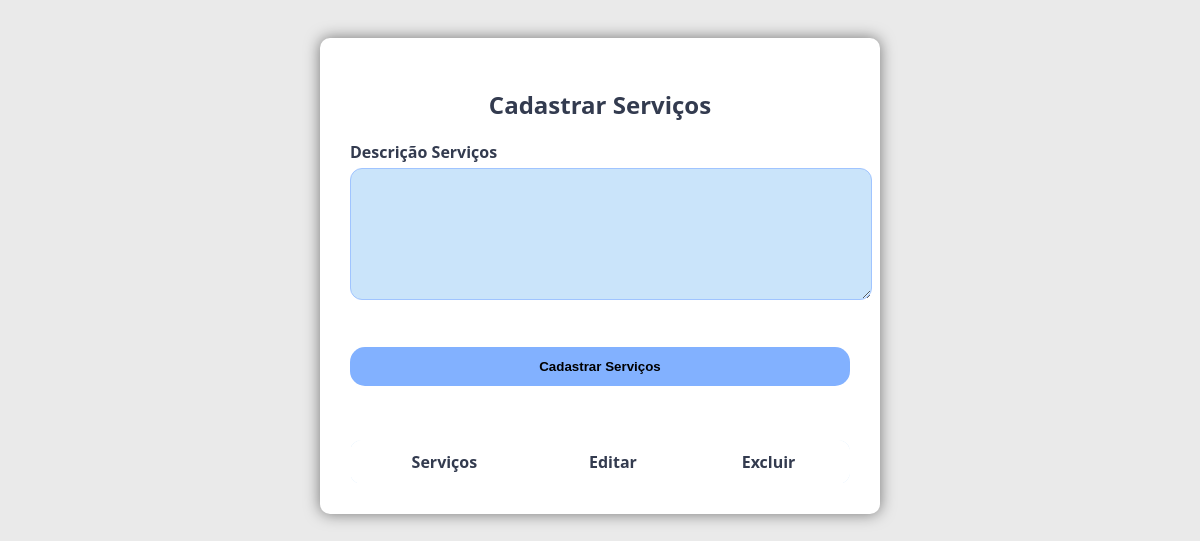
The page /painel/tratamentos.php (signed in) on the database as committed earlier.
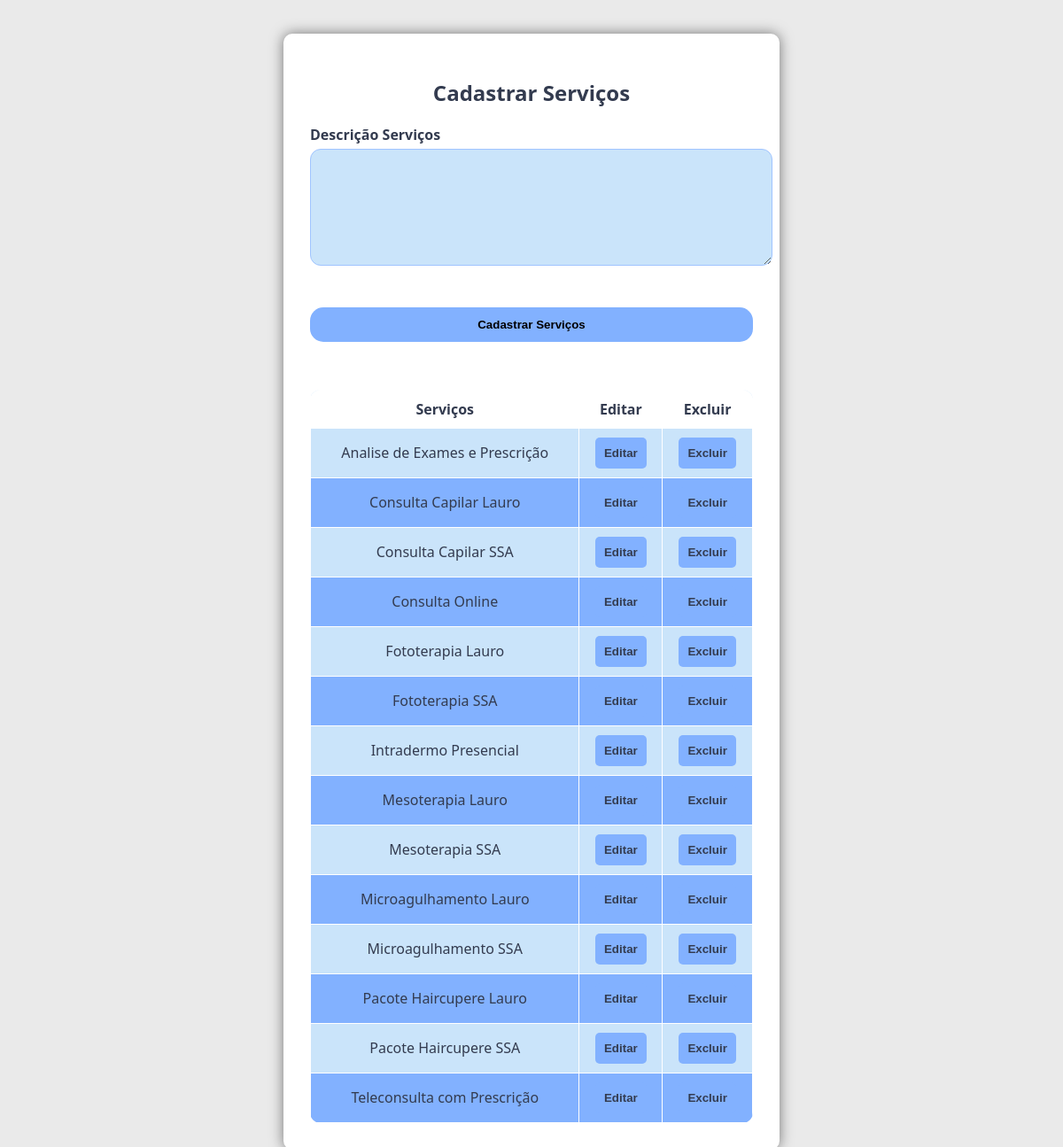
The same page on the database as committed later.
### tables this page shows
CREATE TABLE `tratamentos` (
  `id` int(11) NOT NULL,
  `token_emp` varchar(35) NOT NULL,
  `tratamento` text NOT NULL,
  `tratamento_quem` varchar(50) NOT NULL
);

### painel/verifica_login.php (called while the page is built, shortened)
<?php
$css_path = "css/style_colorido.css";

### painel/tratamentos.php (the view, shortened to what this page needs)
<?php
require('../config/database.php');
require('verifica_login.php');
?>
<!DOCTYPE html>
<html lang="pt-br">
<head>
    <link rel="stylesheet" href="<?php echo $css_path ?>">
</head>
<body>
    <form class="form" action="acao.php" method="POST">
        <div class="card">
            <div class="card-top">
                <h2>Cadastrar Serviços</h2>
            </div>
            <div class="card-group">
                <label>Descrição Serviços</label>
                <textarea name="tratamento_descricao" class="textarea-custom" rows="5" cols="43" required></textarea><br><br>
            <div class="card-group btn"><button type="submit">Cadastrar Serviços</button></div>
            </div>
    </form>
    <br><br>
    <table>
            <thead>
                <tr>
                    <th>Serviços</th>
                    <th>Editar</th>
                    <th>Excluir</th>
                </tr>
            </thead>
            <tbody>
                <?php
                $query = $conexao->prepare("SELECT * FROM tratamentos WHERE token_emp = '{$_SESSION['token_emp']}' AND id >= :id ORDER BY tratamento ASC");
                $query->execute(['id' => 1]);
                while ($select = $query->fetch(PDO::FETCH_ASSOC)) {
                    $id = $select['id'];
                    $descricao = $select['tratamento'];
                ?>
                <tr>
                    <td data-label="Serviços"><?php echo $descricao; ?></td>
                    <td data-label="Editar"><a href="javascript:void(0)" onclick='window.open("tratamentos_editar.php?id=<?php echo $id ?>","iframe-home")'><button>Editar</button></a></td>
                    <td data-label="Excluir"><a href="javascript:void(0)" onclick='window.open("tratamentos_excluir.php?id=<?php echo $id ?>","iframe-home")'><button>Excluir</button></a></td>
                </tr>
                <?php } ?>
            </tbody>
        </table>
</body>
</html>

Rows that differ between the two databases and show on the page:
added tratamentos: tratamento "Analise de Exames e Prescrição"
added tratamentos: tratamento "Consulta Capilar Lauro"
added tratamentos: tratamento "Consulta Capilar SSA"
added tratamentos: tratamento "Consulta Online"
added tratamentos: tratamento "Fototerapia Lauro"
added tratamentos: tratamento "Fototerapia SSA"
added tratamentos: tratamento "Intradermo Presencial"
added tratamentos: tratamento "Mesoterapia Lauro"
added tratamentos: tratamento "Mesoterapia SSA"
added tratamentos: tratamento "Microagulhamento Lauro"
added tratamentos: tratamento "Microagulhamento SSA"
added tratamentos: tratamento "Pacote Haircupere Lauro"
added tratamentos: tratamento "Pacote Haircupere SSA"
added tratamentos: tratamento "Teleconsulta com Prescrição"
